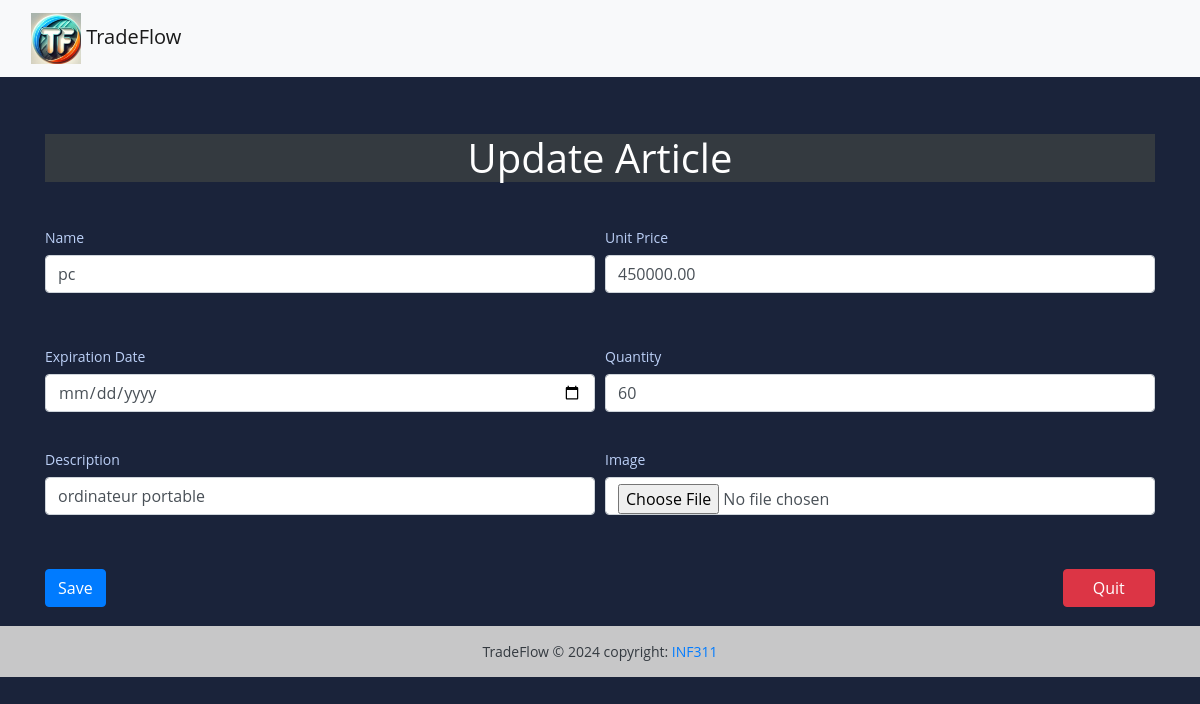
/update-article/2/ (signed in), run on the app's committed database.
### Article/models.py (models this page shows, shortened)
class Article(models.Model):
    save_by = models.ForeignKey(
        Person,
        related_name='manager_articles',
        on_delete=models.PROTECT,
        limit_choices_to={'role': 'M'},  # Filter to make sure the person is a Manager
    )
    name = models.CharField(max_length=100)
    description = models.CharField(max_length=255)
    quantity = models.IntegerField()
    unit_price = models.DecimalField(max_digits=1000, decimal_places=2)
    date_per = models.DateField(blank=True, null=True)
    image_url = models.ImageField(blank=True, upload_to= 'img')
    class Meta:
        constraints = [
            models.UniqueConstraint(fields=['name'], name = 'unique_article_name')
        ]
        verbose_name = "Article"
        verbose_name_plural = "Articles"

### Article/views.py (the view, shortened to what this page needs)
# urls.py: path('update-article/<int:pk>/', views.UpdateArticleView.as_view(), name='update-article'),
class UpdateArticleView(LoginRequiredMixin, View):
    def get(self, request, pk, *args, **kwargs):
        try:
            article = Article.objects.get(id=pk)
            page = f'update-article/{pk}/'
            context = {
                'article': article,
                'page': page
            }
            if request.user.role == 'M':
                templates_name = 'manager/update-article.html'
            else:
                templates_name = 'update-article.html'
            return render(request, templates_name, context)
        except Article.DoesNotExist:
            messages.error(request, "Article not found.")
            return redirect('article-view')

### templates/manager/update-article.html (shortened to what this page needs)
{% extends "base.html" %}
{% block content %}
    <br><br>
    <h1 class="text-capitalize text-center mx-10 bg-dark text-white"> Update Article </h1>
    <form method="post">
        <br><br>
        <div class="form-row">
            <div class=".form-group col-md-6">
                <label for="name"> Name </label>
                <input name="name" value="{{article.name}}" required type="text" class="form-control" id="name" placeholder="Artilce name">
            </div>
            <div class="form-group col-md-6">
                <label for="unit_price"> Unit Price </label>
                <input name="unit_price" value="{{article.unit_price}}" type="number" required class="form-control" id="unit_price" placeholder="Unit price of Article">
            </div>
        </div>
        <br><br>
        <div class="form-row">
            <div class=".form-group col-md-6">
                <label for="date_per"> Expiration Date </label>
                <input name="date_per" value="article.date_per" type="date" class="form-control" id="date_per">
            </div>
            <div class=".form-group col-md-6">
                <label for="quantity"> Quantity </label>
                <input name="quantity" value="{{article.quantity}}" type="number" required class="form-control" id="quantity" placeholder="Article quantity">
            </div>
        </div>
        <br><br>
        <div class="form-row">
            <div class=".form-group col-md-6">
                <label for="description"> Description </label>
                <input type="text" value="{{article.description}}" name="description" placeholder="Article description" class="form-control" id="description">
            </div>
            <div class="form-group col-md-6">
                <label for="image_url"> Image </label>
                <input type = "file" value="{{article.image_url}}" name = "image_url" id="image_url" class="form-control" placeholder=" Choose an image...">
            </div>
        </div>
        <br><br>
        <button type="submit" class="btn btn-primary"> Save </button>
        <a href="{% url 'manager-dashboard' %}" title="manager dashboard" class="btn btn-outline-danger text-white bg-danger w-50 col-md-1 float-right">Quit</a>
    </form>
    <br>
{% endblock content %}

### static/styles.css (style rules this page uses)
body { margin: 0; padding: 0; font: 400 .875rem 'Open Sans', sans-serif; color: #bcd0f7; background: #1A233A; position: relative; height: 100%; }

### data on the page
Article: name "pc", unit_price "450000.00", quantity "60", description "ordinateur portable"
